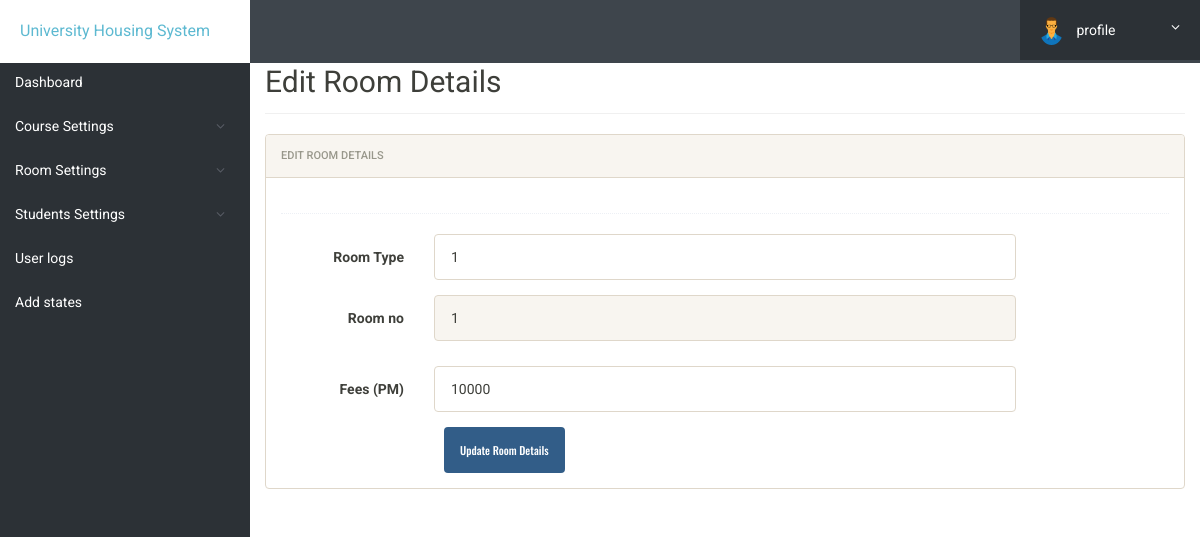
Page /admin/edit-room.php?id=6 (signed in) on the committed database.
### tables this page shows
CREATE TABLE `rooms` (
  `id` int(11) NOT NULL,
  `room_type` varchar(11) NOT NULL,
  `room_no` int(11) NOT NULL,
  `fees` int(11) NOT NULL,
  `posting_date` timestamp NOT NULL DEFAULT current_timestamp()
);

### admin/edit-room.php (the view, shortened to what this page needs)
<?php
include('includes/config.php');
?>
<!doctype html>
<html lang="en" class="no-js">
	<head>
		<?php include("includes/head.php") ?>
	</head>
	<body>
		<?php include('includes/header.php'); ?>
		<div class="ts-main-content">
			<?php include('includes/sidebar.php'); ?>
			<div class="content-wrapper">
				<div class="container-fluid">
					<div class="row">
						<div class="col-md-12">
							<h2 class="page-title">Edit Room Details </h2>
							<div class="row">
								<div class="col-md-12">
									<div class="panel panel-default">
										<div class="panel-heading">Edit Room Details</div>
										<div class="panel-body">
											<form method="post" class="form-horizontal">
												<?php
                                                $id = $_GET['id'];
                                                $ret = "select * from rooms where id=?";
                                                $stmt = $mysqli->prepare($ret);
                                                $stmt->bind_param('i', $id);
                                                $stmt->execute();
                                                $res = $stmt->get_result();
                                                while ($row = $res->fetch_object()) {
                                                ?>
												<div class="hr-dashed"></div>
												<div class="form-group">
													<label class="col-sm-2 control-label">Room Type </label>
													<div class="col-sm-8">
														<input type="text" name="room_type"
															value="<?php echo $row->room_type; ?>" class="form-control">
													</div>
												</div>
												<div class="form-group">
													<label class="col-sm-2 control-label">Room no </label>
													<div class="col-sm-8">
														<input type="text" class="form-control" name="rmno" id="rmno"
															value="<?php echo $row->room_no; ?>" disabled>
													</div>
												</div>
												<div class="form-group">
													<label class="col-sm-2 control-label">Fees (PM) </label>
													<div class="col-sm-8">
														<input type="text" class="form-control" name="fees"
															value="<?php echo $row->fees; ?>">
													</div>
												</div>
												<?php } ?>
												<div class="col-sm-8 col-sm-offset-2">
													<input class="btn btn-primary" type="submit" name="submit"
														value="Update Room Details ">
												</div>
										</div>
									</div>
								</div>
							</div>
						</div>
					</div>
				</div>
			</div>
		</div>
	</body>
</html>

### admin/css/style.css (style rules this page uses)
html { font-size: 14px; }
@media only screen and (min-width: 480px) { html { font-size: 17px; } }
@media only screen and (min-width: 768px) { html { font-size: 14px; } }
body { font-size: 1em; }
.btn { font-family: 'Oswald', sans-serif; }
.hr-dashed { background-color: transparent; border-top: 1px dotted #edf0f5; color: transparent; height: 1px; margin: 20px 0; }
.panel { overflow: hidden; }
.btn { text-transform: none; }
.page-title { padding-bottom: 15px; margin-bottom: 20px; border-bottom: 1px solid #f0f0f0; }
.ts-main-content .content-wrapper { padding-top: 15px; margin-top: 10px; }
@media only screen and (min-width: 992px) { .ts-main-content .content-wrapper { margin-left: 250px; } }

### rows in the picture
rooms: room_type "1", rmno "1", fees "10000"
